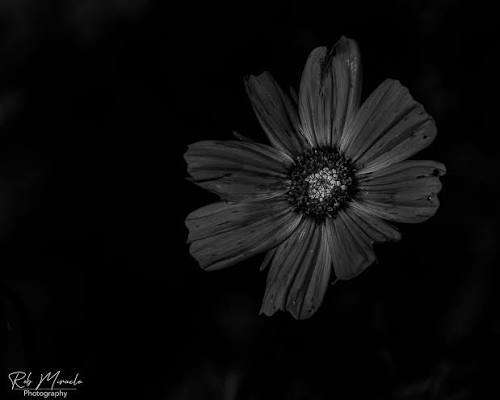
#> input picture exp3_original.jpg, 500 x 400 px
$ python exp3_histogram_equalization_matching.py
#> lines starting #> are read from the running program, lines starting #| are printed output that depends on the picture
"""
Experiment 3 - Histogram Equalization & Histogram Matching
----------------------------------------------------------
Goal: improve image contrast by reshaping the intensity histogram.
  - Equalization: spread intensities evenly across 0-255.
  - Matching (specification): make the image's histogram look like
    that of a reference image.
Inputs: exp3_original.jpg (to be modified), exp3_reference.jpg (target look)
"""
import cv2
import numpy as np
import matplotlib.pyplot as plt
from skimage.exposure import match_histograms


def run_histogram_experiment(original_path, reference_path):
    # Load both as grayscale so each pixel is a single 0-255 intensity
#> called with original_path = 'exp3_original.jpg', reference_path = 'exp3_reference.jpg'
    img_orig = cv2.imread(original_path, cv2.IMREAD_GRAYSCALE)
#> img_orig is the input picture: shape (400, 500); min 0, max 215, mean 11.5
    img_ref = cv2.imread(reference_path, cv2.IMREAD_GRAYSCALE)
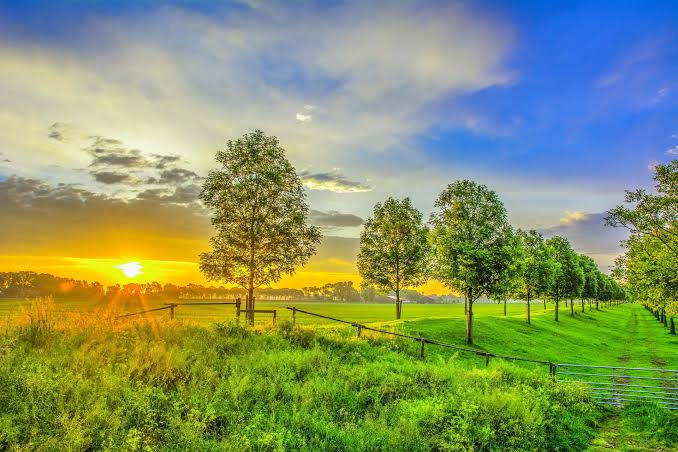
#> input picture exp3_reference.jpg, 678 x 452 px
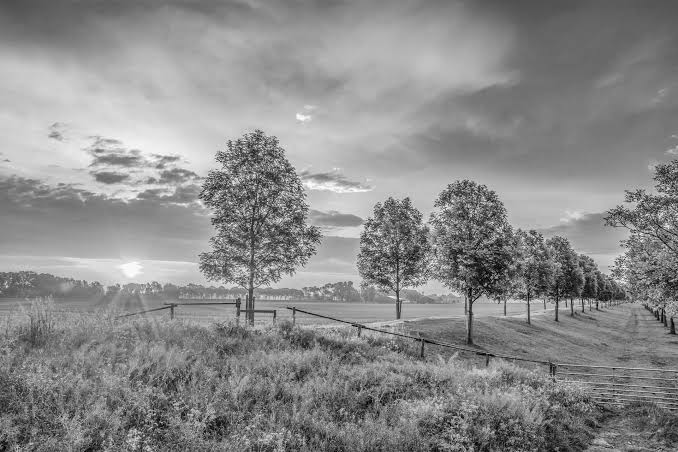
#> img_ref: shape (452, 678); min 0, max 255, mean 139.1

    # imread returns None (not an exception) when a file can't be read
    if img_orig is None or img_ref is None:
        print("Error: Could not read images. Please check the file paths.")
        return

    # Histogram equalization: flattens the histogram -> stronger contrast
    img_eq = cv2.equalizeHist(img_orig)
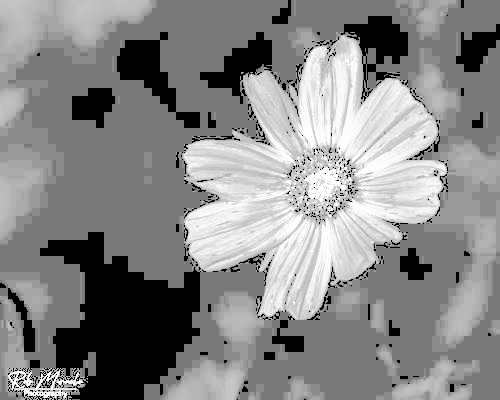
#> img_eq: shape (400, 500); min 0, max 255, mean 134.5

    # Histogram matching: remap original's intensities to follow the reference's histogram
    img_matched = match_histograms(img_orig, img_ref)
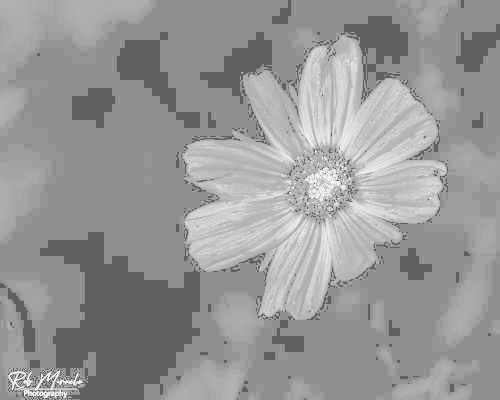
#> img_matched: shape (400, 500) float64; min 96.46, max 255, mean 151.4
    img_matched = np.clip(img_matched, 0, 255).astype('uint8')  # back to valid 8-bit

    images = [img_orig, img_eq, img_ref, img_matched]
    titles = ['Original Image', 'Equalized Image', 'Reference Image', 'Matched Image']

    plt.figure(figsize=(16, 8))

    for i in range(4):
        # Top row: the images
        plt.subplot(2, 4, i + 1)
        plt.imshow(images[i], cmap='gray', vmin=0, vmax=255)
        plt.title(titles[i])
        plt.axis('off')

        # Bottom row: their histograms (pixel count per intensity level)
        plt.subplot(2, 4, i + 5)
        plt.hist(images[i].ravel(), bins=256, range=[0, 256], color='gray', edgecolor='black', alpha=0.7)
        plt.title(titles[i] + ' Histogram')
        plt.xlabel('Pixel Intensity')
        plt.ylabel('Frequency')

    plt.tight_layout()
    plt.show()
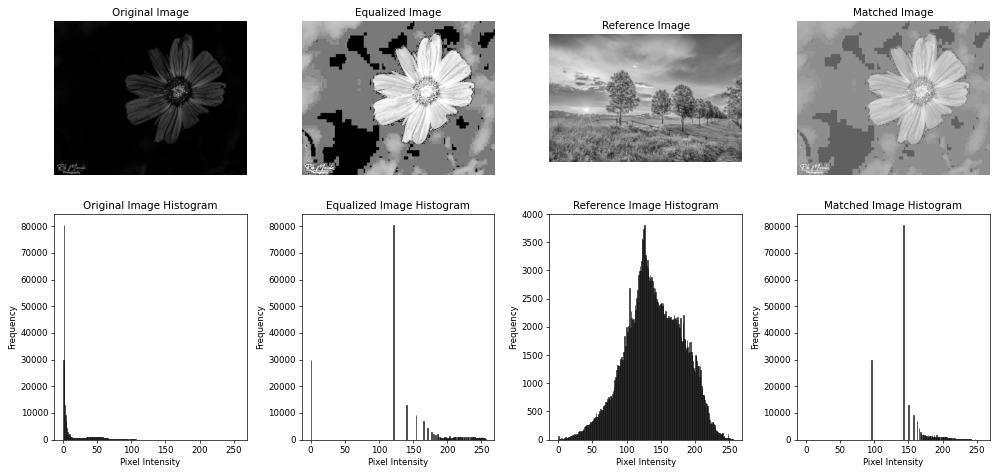
#> figure drawn by matplotlib, 8 panels; panel 2: tallest bar 80519 high, from x = 1 to 2; panel 4: tallest bar 80519 high, from x = 121 to 122; panel 6: tallest bar 3810 high, from x = 126 to 127; panel 8: tallest bar 80519 high, from x = 142 to 143


run_histogram_experiment('exp3_original.jpg', 'exp3_reference.jpg')
